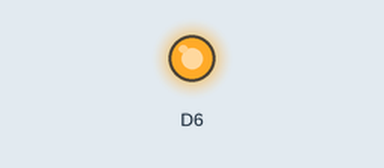
This sketch was run on a simulated ESP8266 (NodeMCU). On the bench: output pins drawn as LEDs (lit = HIGH).

Above: at 0.3 s.
At 13.7 s:
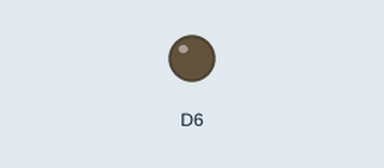
Timing chart, 0 to 20.2 s (numbered marks = the images above):
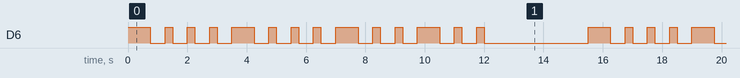

The sketch:

morse_code_name_blinkled.ino
```cpp
void setup() {
	pinMode(D6, OUTPUT);
}

void loop() {
	// Spelling 'David' using morse code.
	// 'D' -> -..
	longBlink();
	shortBlink();
	shortBlink();

	// 'A' -> .-
	shortBlink();
	longBlink();

	// 'V' -> ...-
	shortBlink();
	shortBlink();
	shortBlink();
	longBlink();

	// 'I' -> ..
	shortBlink();
	shortBlink();

	// 'D' -> -..
	longBlink();
	shortBlink();
	shortBlink();

	// Make sure it is noticable when the loop has finished one cycle.
	delay(3000);
}

void longBlink() {
	digitalWrite(D6, HIGH);

	delay(750);

	digitalWrite(D6, LOW);

	delay(500);
}

void shortBlink() {
    	digitalWrite(D6, HIGH);

	delay(250);

	digitalWrite(D6, LOW);

	delay(500);
}
```

Measured:
- by itself, D6: moves between LOW and HIGH, repeating every 15.5 s
- by itself, everything shown: repeats every 15.5 s, in 28 steps
